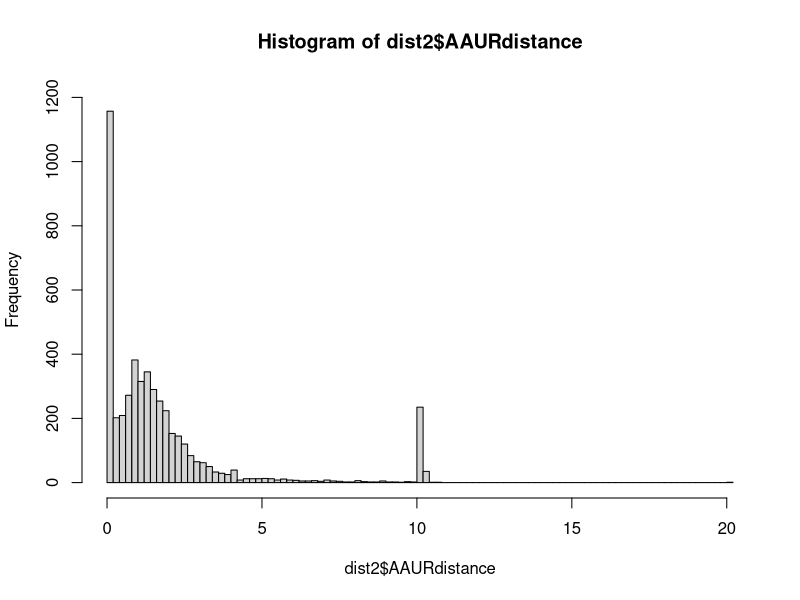
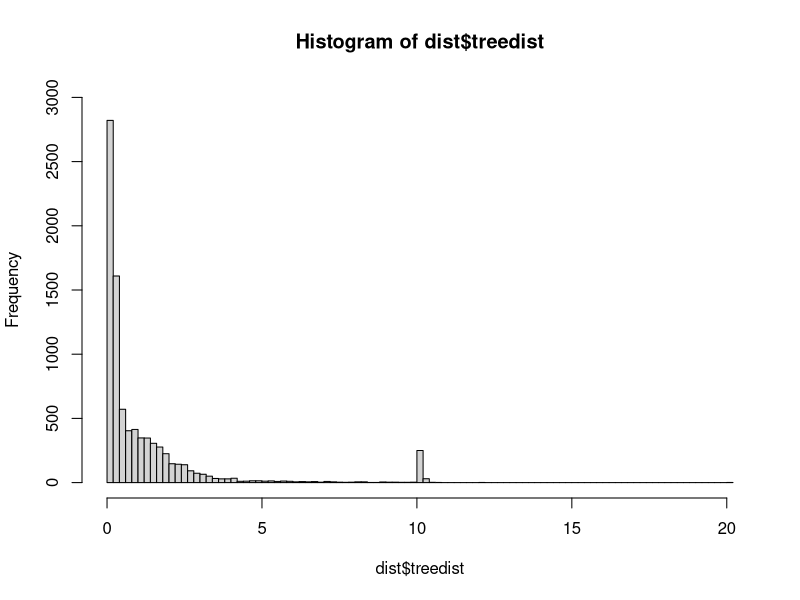
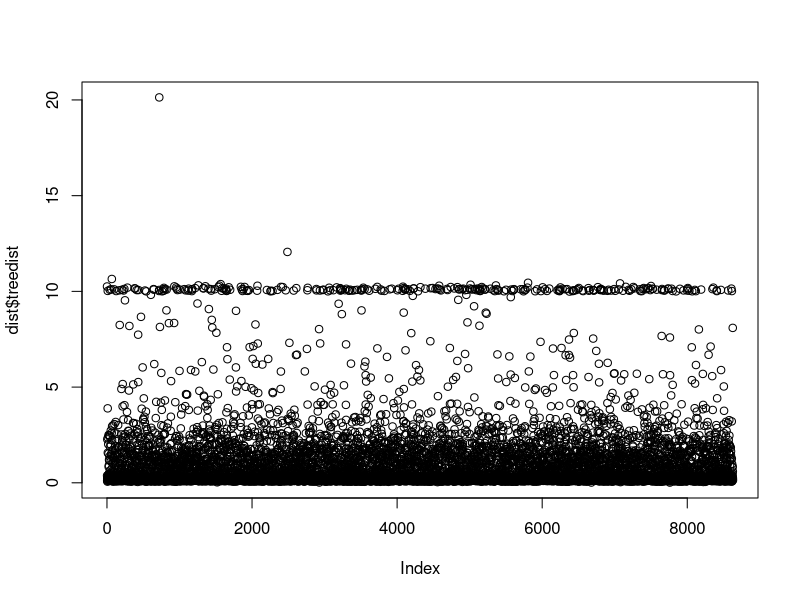
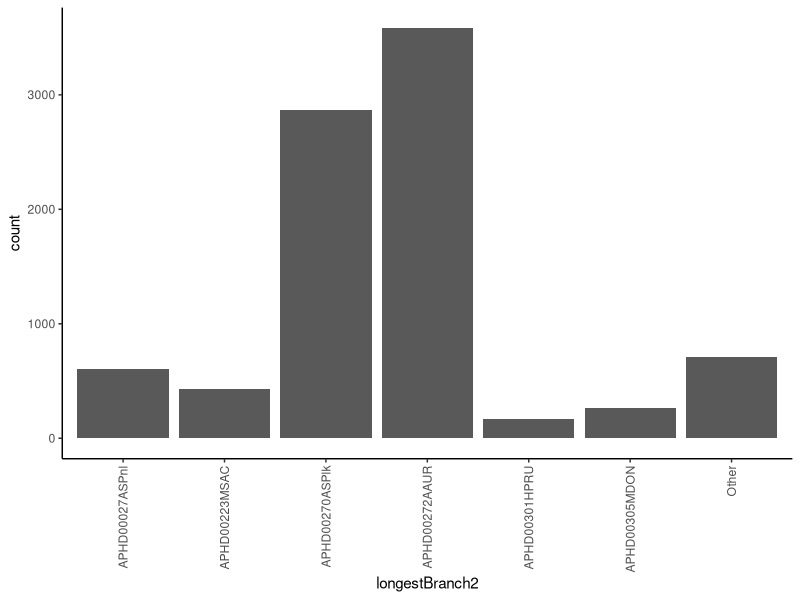

Generate these figures, in order, with R: (Note: this script raises an error after producing the figures.)
# This script should read in a distances file and plot the distances between the two species of aphis aurantii to see if there's a pattern
# Rebecca Clement
# Jan 19, 2022
library(ggplot2)
library(dplyr)
library(stringr)
library(forcats) #for collapsing factors

dist<-read.table("distances.txt", header=T,sep="\t")
dist %>%
  mutate_if(is.character, str_trim)
dist$AAURdistance=as.numeric(dist$AAURdistance)
dist$longestBranch<-as.factor(str_trim(dist$longestBranch))
dist$Gene<-str_trim(dist$Gene)
head(dist)
dim(dist)
summary(dist)

#Remove distances with NAs
dist2<-dist[!is.na(dist$AAURdistance),]
dim(dist2) # There's 4900 that have both Aurantiis
hist(dist2$AAURdistance,breaks=100,ylim=c(0,1200))
hist(dist$treedist,breaks=100,ylim=c(0,3000),angle=90)
plot(dist$treedist)
table(dist$longestBranch) #3583 for 272AAUR, 2864 for 270ASPlk,27ASPnl has 603
which(table(dist$longestBranch)/8630>.1)
long_names<-which(table(dist$longestBranch)>100)
#Make new categories that have anything less than 100 as other
dist$longestBranch2<-fct_lump_min(dist$longestBranch,100)
levels(dist$longestBranch2)

# remove APHD00272AAUR
dist_noAAUR<-dist[dist$longestBranch!="APHD00272AAUR",]
dim(dist_noAAUR)

# make a plot that shows number of each type of furthest taxa
ggplot(dist,aes(x=longestBranch2)) + geom_bar()+theme_classic() + theme(axis.text.x = element_text(angle = 90, vjust = 0.5, hjust=1))
table()
# I'd love to have a plot of distances for each of the longest taxa.
ggplot(data=dist,aes(x=treedist,fill=longestBranch2))+geom_histogram()#+ylim(0,300)+xlim(0,12)

# Just based on the distance between the two AAURs
ggplot(data=dist,aes(x=AAURdistance,fill=longestBranch2))+geom_histogram()+ylim(0,300)+xlim(0,12)
# Which branches are greater than 10?
table(dist[dist$treedist>10,"longestBranch"])
# How many?
dist_sub<-dist[dist$treedist>2.5,]
length(dist_sub$Gene)/nrow(dist)
# It seems like about 10% of the trees have branch lengths longer than 2.5
new_OG<-dist[dist$treedist<2.5,"Gene"]
write.table(new_OG,"Aphis_90pct.txt",quote=F,row.names=F,col.names=F)

# Myzus now

dist_myzus<-read.table("distances_myzus.txt", header=T,sep="\t")
dist_myzus %>%
  mutate_if(is.character, str_trim) %>%
  mutate_if(is.numeric, str_trim)
summary(dist_myzus)
dist_myzus$LongestBranch<-as.factor(dist_myzus$LongestBranch)
levels(dist_myzus$LongestBranch)
dist_myzus$longestBranch2<-fct_lump_min(dist_myzus$LongestBranch,100)
levels(dist_myzus$longestBranch2)
ggplot(data=dist_myzus,aes(x=treedist,fill=longestBranch2))+geom_histogram()
ggplot(dist_myzus,aes(x=LongestBranch2)) + geom_bar()+theme_classic() + theme(axis.text.x = element_text(angle = 90, vjust = 0.5, hjust=1))
table()
#looks great